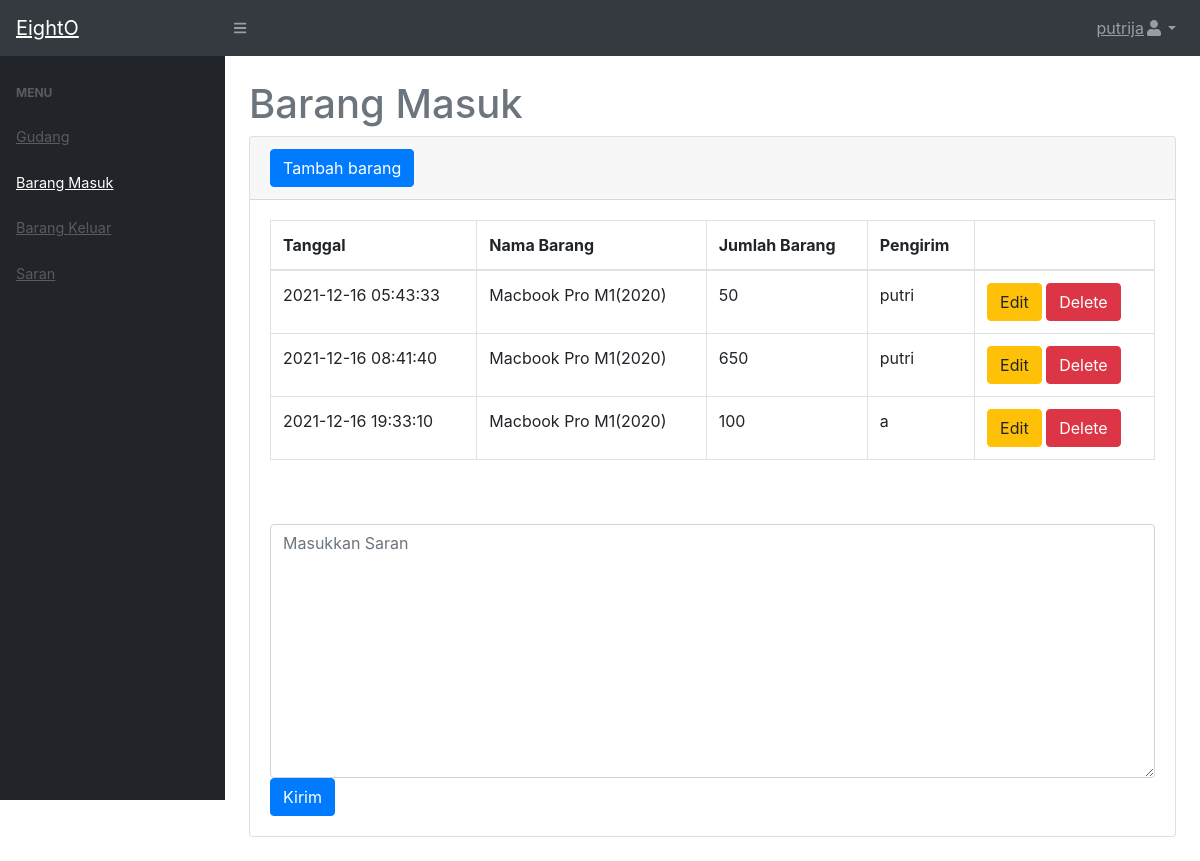
Before: /stockbarang/masuk.php (signed in) with the older database file.
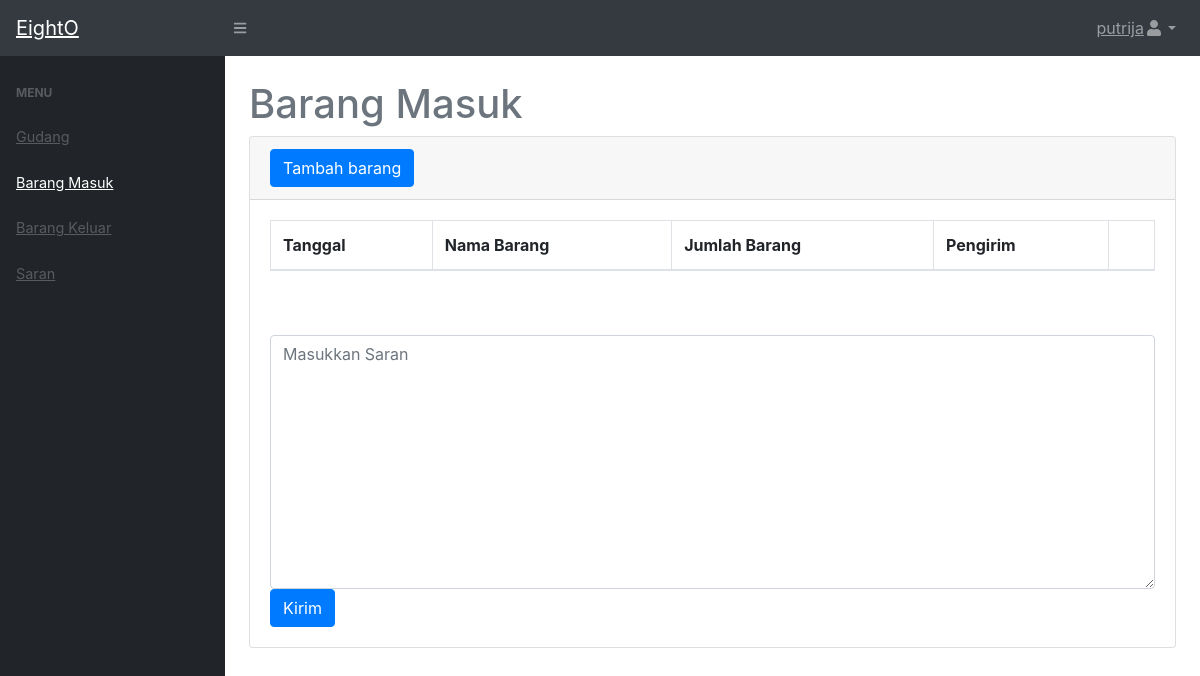
After: the same page with the newer database file.
### tables this page shows
CREATE TABLE `masuk` (
  `idmasuk` int(11) NOT NULL,
  `idbarang` int(11) NOT NULL,
  `tanggal` timestamp NOT NULL DEFAULT current_timestamp(),
  `keterangan` varchar(20) NOT NULL,
  `kuantitas` int(11) NOT NULL
);

CREATE TABLE `stok` (
  `idbarang` int(11) NOT NULL,
  `namabarang` varchar(20) NOT NULL,
  `deskripsi` varchar(20) NOT NULL,
  `stock` int(11) NOT NULL
);

### stockbarang/masuk.php (the view, shortened to what this page needs)
<?php include "include/header.php"; ?>
<h1 class="mt-4">Barang Masuk</h1>
<div class="card mb-4">
    <div class="card-header">
        <button type="button" class="btn btn-primary" data-toggle="modal" data-target="#myModal">
            Tambah barang
        </button>
    </div>
    <div class="card-body">
        <div class="table-responsive">
            <table class="table table-bordered" id="dataTable" width="100%" cellspacing="0">
                <thead>
                    <tr>
                        <th>Tanggal</th>
                        <th>Nama Barang</th>
                        <th>Jumlah Barang</th>
                        <th>Pengirim</th>
                        <?php if($_SESSION['level'] == 'admin'){ ?>
                        <th></th>
                        <?php } ?>
                    </tr>
                </thead>
                <tbody>
                <?php
                    $ambilsemuadatastock = mysqli_query($koneksi,"select * from masuk m, stok s where s.idbarang = m.idbarang");
                    while($data=mysqli_fetch_array($ambilsemuadatastock)){
                        $idmasuk = $data ['idmasuk'];
                        $tanggal= $data['tanggal'];
                        $namabarang = $data['namabarang'];
                        $kuantitas = $data['kuantitas'];
                        $keterangan = $data['keterangan'];
                    ?>
                    <tr>
                        <td><?=$tanggal?></td>
                        <td><?=$namabarang;?></td>
                        <td><?=$kuantitas;?></td>
                        <td><?=$keterangan;?></td>
                        <?php if($_SESSION['level'] == 'admin'){ ?>
                        <td>
                                <button type="button" class="btn btn-warning" data-toggle="modal" data-target="#edit<?=$idmasuk?>">
                                    Edit
                                </button>
                                <button type="button" class="btn btn-danger" data-toggle="modal" data-target="#delete<?=$idmasuk?>">
                                    Delete
                                </button>
                            </td>
                            <?php } ?>
                    </tr>
                    <?php
                    };
                ?>
                </tbody>
            </table>
        </div>
        <div class="table-responsive mt-5">
            <form action="" method="post">
                <textarea placeholder="Masukkan Saran" name="isi" id="isi" class="form-control" rows="10"></textarea>
                <button name="kirim" class="btn btn-primary" type="submit">Kirim</button>
            </form>
        </div>
    </div>
</div>
<?php include "include/footer.php"; ?>

### stockbarang/include/header.php (shortened to what this page needs)
<!DOCTYPE html>
<html lang="en">
    <head>
        <link href="css/styles.css" rel="stylesheet" />
        <link href="https://cdn.datatables.net/1.10.20/css/dataTables.bootstrap4.min.css" rel="stylesheet" />
    </head>
    <body class="sb-nav-fixed">
        <nav class="sb-topnav navbar navbar-expand navbar-dark bg-dark">
            <a class="navbar-brand" href="index.html">EightO</a>
            <button class="btn btn-link btn-sm order-1 order-lg-0" id="sidebarToggle" href="#"><i class="fas fa-bars"></i></button>
            <ul class="navbar-nav ml-auto">
                <li class="nav-item dropdown">
                    <a class="nav-link dropdown-toggle" id="userDropdown" href="#" role="button" data-toggle="dropdown" aria-haspopup="true" aria-expanded="false"><?php echo "$_SESSION[username]"; ?><i class="fas fa-user fa-fw"></i></a>
                </li>
            </ul>
        </nav>
        <div id="layoutSidenav">
            <div id="layoutSidenav_nav">
                <nav class="sb-sidenav accordion sb-sidenav-dark" id="sidenavAccordion">
                    <div class="sb-sidenav-menu">
                        <div class="nav">
                            <div class="sb-sidenav-menu-heading">Menu</div>
                            <?php if($_SESSION['level'] == 'admin'){ ?>
                            <a class="nav-link" href="index.php">
                                Gudang
                            </a>
                            <?php } ?>
                            <a class="nav-link" href="masuk.php">
                                Barang Masuk
                            </a>
                            <a class="nav-link" href="keluar.php">
                                Barang Keluar
                            </a>
                            <?php if($_SESSION['level'] == 'admin'){ ?>
                            <a class="nav-link" href="saran.php">
                                Saran
                            </a>
                            <?php } ?>
                        </div>
                    </div>
                </nav>
            </div>
            <div id="layoutSidenav_content">
                <main>
                    <div class="container-fluid">

### stockbarang/include/footer.php (shortened to what this page needs)
</div>
                </main>
            </div>
        </div>
    </body>

Changed rows visible on the page:
removed masuk: tanggal "2021-12-16 05:43:33", stok.namabarang "Macbook Pro M1(2020)", kuantitas "50", keterangan "putri"
removed masuk: tanggal "2021-12-16 08:41:40", stok.namabarang "Macbook Pro M1(2020)", kuantitas "650", keterangan "putri"
removed masuk: tanggal "2021-12-16 19:33:10", stok.namabarang "Macbook Pro M1(2020)", kuantitas "100", keterangan "a"
